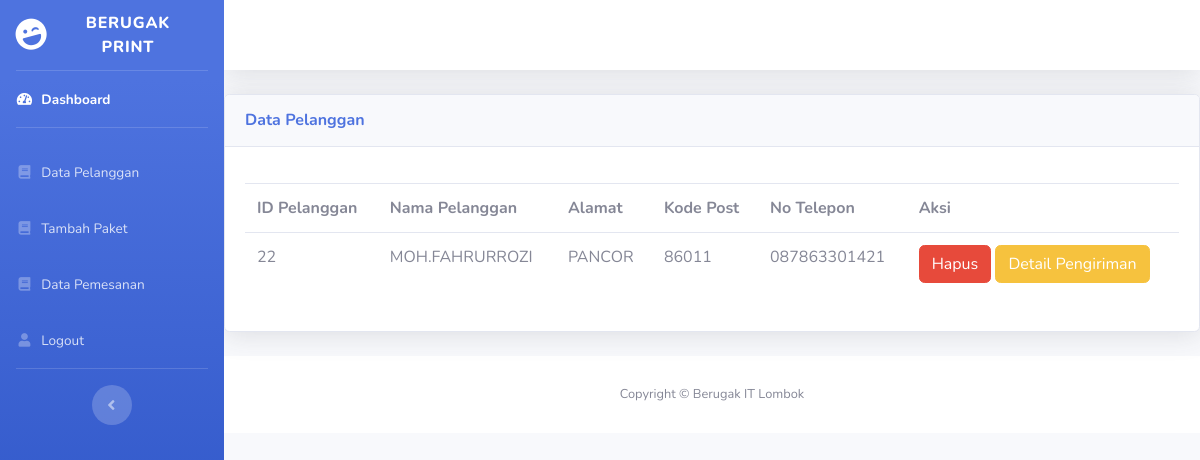
Page /admin/data_pelanggan.php on the committed database.
### tables this page shows
CREATE TABLE `tb_pelanggan` (
  `id_pelanggan` int(11) NOT NULL,
  `nama_pelanggan` varchar(30) NOT NULL,
  `alamat` text NOT NULL,
  `kode_post` varchar(20) NOT NULL,
  `no` varchar(30) NOT NULL,
  `username` varchar(30) NOT NULL,
  `password` varchar(12) NOT NULL
);

### admin/data_pelanggan.php (the view, shortened to what this page needs)
  <!DOCTYPE html>
<html lang="en">
<head>
  <link href="../vendor/fontawesome-free/css/all.min.css" rel="stylesheet" type="text/css">
  <link href="../css/sb-admin-2.min.css" rel="stylesheet">
</head>
<body id="page-top">
  <div id="wrapper">
    <ul class="navbar-nav bg-gradient-primary sidebar sidebar-dark accordion" id="accordionSidebar">
      <a class="sidebar-brand d-flex align-items-center justify-content-center" href="#">
        <div class="sidebar-brand-icon rotate-n-15">
          <i class="fas fa-laugh-wink"></i>
        </div>
        <div class="sidebar-brand-text mx-3">Berugak Print</div>
      </a>
      <hr class="sidebar-divider my-0">
      <li class="nav-item active">
        <a class="nav-link" href="#">
          <i class="fas fa-fw fa-tachometer-alt"></i>
          <span>Dashboard</span></a>
      </li>
      <hr class="sidebar-divider">
      <li class="nav-item">
        <a class="nav-link" href="data_pelanggan.php">
          <i class="fas fa-fw fa-book"></i>
          <span>Data Pelanggan</span></a>
      </li>
      <li class="nav-item">
        <a class="nav-link" href="paket_harga.php">
          <i class="fas fa-fw fa-book"></i>
          <span>Tambah Paket</span></a>
      </li>
      <li class="nav-item">
        <a class="nav-link" href="data_pesanan.php">
          <i class="fas fa-fw fa-book"></i>
          <span>Data Pemesanan</span></a>
      </li>
      <li class="nav-item">
        <a class="nav-link" href="logout.php">
          <i class="fas fa-fw fa-user"></i>
          <span>Logout</span></a>
      </li>
      <hr class="sidebar-divider d-none d-md-block">
      <div class="text-center d-none d-md-inline">
        <button class="rounded-circle border-0" id="sidebarToggle"></button>
      </div>
    </ul>
    <div id="content-wrapper" class="d-flex flex-column">
      <div id="content">
        <nav class="navbar navbar-expand navbar-light bg-white topbar mb-4 static-top shadow">
</nav>
<div class="card shadow mb-4">
            <div class="card-header py-3">
              <h6 class="m-0 font-weight-bold text-primary">Data Pelanggan</h6>
            </div>
            <div class="card-body">
              <div class="table-responsive">
                <table class="table table-bordered" id="dataTable" width="100%" cellspacing="0">
<thead>
<table class="table table-hover">
    <div>
        <th>ID Pelanggan</th>
        <th>Nama Pelanggan</th>
        <TH>Alamat</TH>
        <TH>Kode Post</TH>
        <TH>No Telepon</TH>
        <TH >Aksi</TH>
    </div>
    <?php
include '../config.php';
$data = mysqli_query($koneksi,"select * from tb_pelanggan");
while($d = mysqli_fetch_array($data)){
?>
<tr>
<td><?php echo $d['id_pelanggan']; ?></td>
<td><?php echo $d['nama_pelanggan']; ?></td>
<td><?php echo $d['alamat']; ?></td>
<td><?php echo $d['kode_post']; ?></td>
<td><?php echo $d['no']; ?></td>
<td>
<a href="aksi/hapus_pelanggan.php?id_pelanggan=<?php echo $d['id_pelanggan']; ?>" class="btn btn-danger">Hapus</a>
<a href="aksi/detail_pelanggan.php?id_pelanggan=<?php echo $d['id_pelanggan']; ?>" class="btn btn-warning">Detail Pengiriman</a>
</td>
</tr>
<?php
}
?>
</table>
        </div>
</div>
</div>
      <footer class="sticky-footer bg-white">
        <div class="container my-auto">
          <div class="copyright text-center my-auto">
            <span>Copyright &copy; Berugak IT Lombok</span>
          </div>
        </div>
      </footer>
    </div>
  </div>
</body>
</html>

### rows in the picture
tb_pelanggan: id_pelanggan "22", nama_pelanggan "MOH.FAHRURROZI", alamat "PANCOR", kode_post "86011", no "087863301421"
